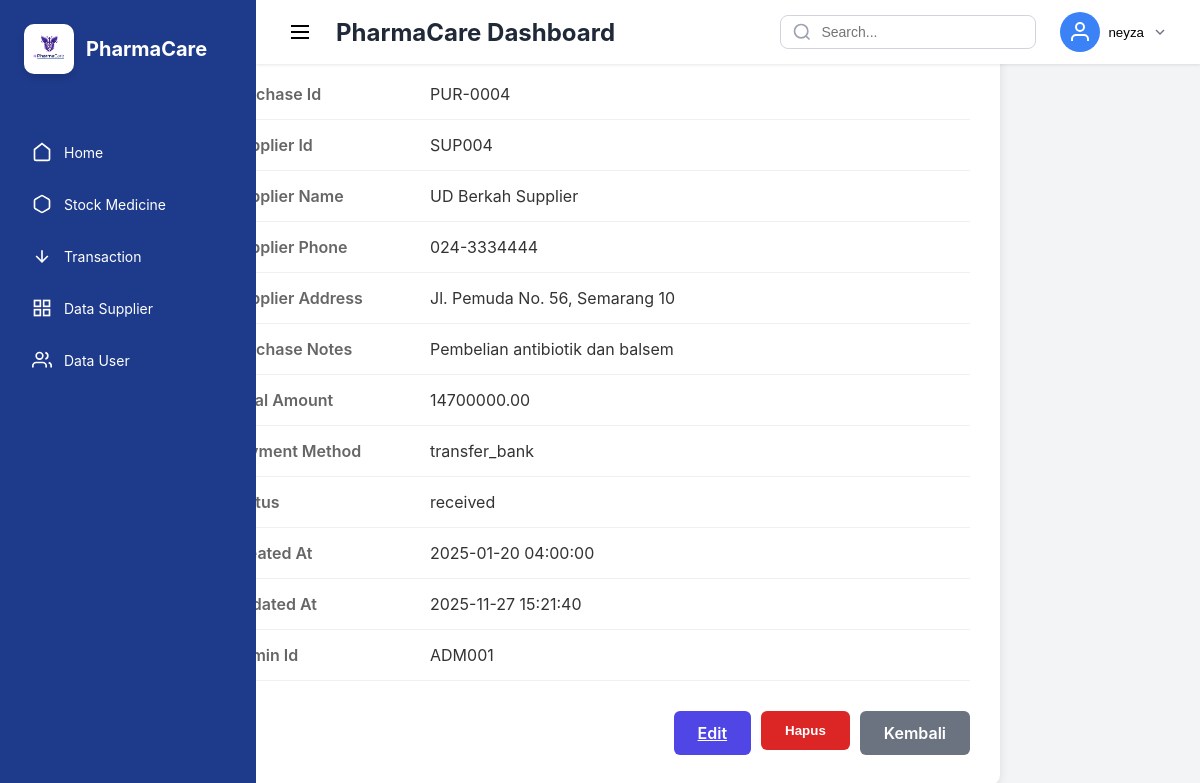
The page /ViewAdmin/mainadmin/process_transaction.php?action=view&type=purchase&id=PUR-0004 (signed in) on the database its author committed.
### tables this page shows
CREATE TABLE `purchases` (
  `purchase_id` varchar(10) NOT NULL,
  `supplier_id` varchar(10) NOT NULL,
  `supplier_name` varchar(255) NOT NULL,
  `supplier_phone` varchar(20) DEFAULT NULL,
  `supplier_address` text,
  `purchase_notes` text,
  `total_amount` decimal(12,2) NOT NULL DEFAULT '0.00',
  `payment_method` varchar(50) DEFAULT NULL,
  `status` enum('pending','received','cancelled') NOT NULL DEFAULT 'pending',
  `created_at` timestamp NOT NULL DEFAULT CURRENT_TIMESTAMP,
  `updated_at` timestamp NOT NULL DEFAULT CURRENT_TIMESTAMP ON UPDATE CURRENT_TIMESTAMP,
  `admin_id` varchar(20) DEFAULT NULL
);

### ViewAdmin/mainadmin/process_transaction.php (the view, shortened to what this page needs)
<?php
$conn = getConnection();
$action = $_GET['action'] ?? 'view';
$type = $_GET['type'] ?? 'order';
$id = $_GET['id'] ?? null;
$transaction = [];
if (($action === 'view' || $action === 'edit') && $id) {
    if ($type === 'order') {
        $stmt = $conn->prepare("SELECT * FROM orders WHERE order_id = ?");
    } else {
        $stmt = $conn->prepare("SELECT * FROM purchases WHERE purchase_id = ?");
    }
    $stmt->bind_param("s", $id);
    $stmt->execute();
    $transaction = $stmt->get_result()->fetch_assoc();
}
?>
<!DOCTYPE html>
<html lang="id">
<head>
    <link rel="stylesheet" href="../cssadmin/process_transaction.css">
</head>
<body>
    <?php include 'navbar.php'; ?>
    <div class="main-content">
        <div class="container">
            <h1><?php if ($action === 'add') echo "➕ Tambah "; elseif ($action === 'edit') echo "✏️ Edit "; elseif ($action === 'view') echo "👁️ Detail "; echo ucfirst($type); ?></h1>
            <?php if ($action === 'view'): ?>
                <div class="detail-view">
                    <?php foreach ($transaction as $key => $val): ?>
                        <div class="detail-row">
                            <div class="detail-label"><?= ucwords(str_replace('_', ' ', $key)) ?></div>
                            <div class="detail-value"><?= htmlspecialchars($val ?? '-') ?></div>
                        </div>
                    <?php endforeach; ?>
                    <div class="form-actions">
                        <a href="process_transaction.php?action=edit&type=<?= $type ?>&id=<?= $id ?>" class="btn-submit">Edit</a>
                        <form method="POST" style="display:inline;" onsubmit="return confirm('Hapus permanen?')">
                            <button class="btn-delete">Hapus</button>
                        </form>
                        <a href="transaction.php" class="btn-cancel">Kembali</a>
                    </div>
                </div>
            <?php endif; ?>
        </div>
    </div>
</body>
</html>

### ViewAdmin/cssadmin/process_transaction.css (style rules this page uses)
.form-actions { display: flex; gap: 10px; margin-top: 30px; justify-content: flex-end; }
.btn-submit { background: #4f46e5; color: white; padding: 12px 24px; border: none; border-radius: 6px; cursor: pointer; font-weight: 600; transition: background 0.3s; }
.btn-cancel { background: #6b7280; color: white; padding: 12px 24px; border: none; border-radius: 6px; cursor: pointer; font-weight: 600; text-decoration: none; display: inline-block; transition: background 0.3s; }
.btn-delete { background: #dc2626; color: white; padding: 12px 24px; border: none; border-radius: 6px; cursor: pointer; font-weight: 600; transition: background 0.3s; }
.detail-view { background: white; border-radius: 10px; padding: 30px; box-shadow: 0 2px 10px rgba(0,0,0,0.1); max-width: 800px; margin: 0 auto; }
.detail-row { display: flex; padding: 15px 0; border-bottom: 1px solid #f0f0f0; }
.detail-label { font-weight: 600; width: 200px; color: #666; }
.detail-value { flex: 1; color: #333; }

### ViewAdmin/cssadmin/navbar.css (style rules this page uses)
* { margin: 0; padding: 0; box-sizing: border-box; }
body { font-family: -apple-system, BlinkMacSystemFont, 'Segoe UI', Roboto, Oxygen, Ubuntu, Cantarell, sans-serif; background-color: #f3f4f6; overflow-x: hidden; }

### rows shown on the page
purchases: purchase_id "PUR-0004", supplier "SUP004", supplier_name "UD Berkah Supplier", supplier_phone "024-3334444", supplier_address "Jl. Pemuda No. 56, Semarang 10", purchase_notes "Pembelian antibiotik dan balsem", total_amount "14700000.00", payment_method "transfer_bank", status "received", created_at "2025-01-20 04:00:00", updated_at "2025-11-27 15:21:40", admin "ADM001"

### other values the page prints
$adminName "neyza"
str_replace('_', ' ', $key) "Purchase Id"
str_replace('_', ' ', $key) "Supplier Id"
str_replace('_', ' ', $key) "Supplier Name"
str_replace('_', ' ', $key) "Supplier Phone"
str_replace('_', ' ', $key) "Supplier Address"
str_replace('_', ' ', $key) "Purchase Notes"
str_replace('_', ' ', $key) "Total Amount"
str_replace('_', ' ', $key) "Payment Method"
str_replace('_', ' ', $key) "Created At"
str_replace('_', ' ', $key) "Updated At"
str_replace('_', ' ', $key) "Admin Id"
